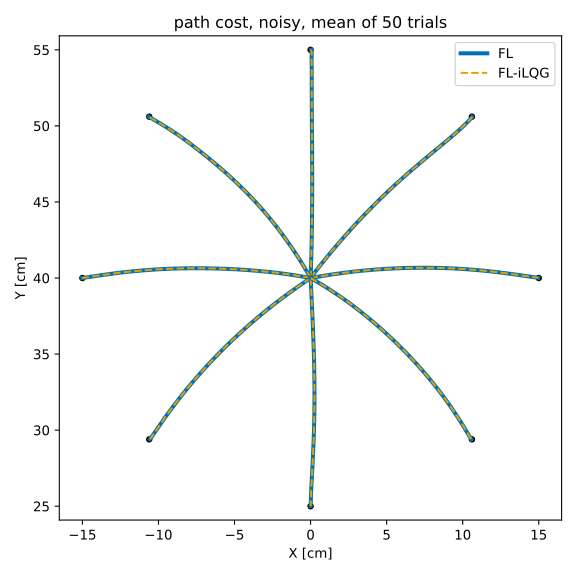

Reproduce this figure in Python.
"""
Check that FL_iLQG_Combined reproduces classical FL on the center-out task.

On the feedback-linearised system the dynamics are linear and the FL cost is
quadratic, so iLQG must:
  1. converge after a single update,
  2. return feedback gains L_k = -L^FL_k and a nominal plan vbar_k = -L^FL_k zbar_k,
  3. hence produce the same trajectories and muscle commands as simulate_FL,
     with and without noise (same random seed).

The figure shows the noisy case, averaged over NUM_TRIALS trials per target.

Parameters are those of the paper figures (Final_Code/common.py).
The figure is saved next to this script, as FL_iLQG_verif.svg.

    python FL_with-iLQG/FL_iLQG_verif.py
    python FL_with-iLQG/FL_iLQG_verif.py --no-plot
"""

import argparse
import sys
from pathlib import Path

REPO_ROOT = Path(__file__).resolve().parent.parent
if str(REPO_ROOT) not in sys.path:
    sys.path.insert(0, str(REPO_ROOT))

import numpy as np
from matplotlib import pyplot as plt

from Controllers.FL import compute_linear_control_gains, compute_path, simulate_FL
from FL_iLQG_Combined import plan_FL_iLQG, simulate_FL_iLQG

# Paper parameters, copied from Final_Code/common.py (not imported: common.py
# pulls in every controller, so any breakage there would break this check).
WP = 20000
WV = 1
WR_FL = 6e-5
MOTOR_NOISE = 5e-4
DELAY = 0.06
START = [0, 40]
WC = 0.1
TAU_PATH = 0.15

MOVEMENT_TIME = 0.4
NUM_ITER = 40
AMPLITUDE = 15
PERCENT = 0.75  # simulate_FL default
NUM_TRIALS = 50  # noisy trials per target averaged in the figure

# Relative tolerances. Both controllers do the same floating point work up to
# the order of the Riccati operations, so differences are at round-off level.
GAIN_RTOL = 1e-8
TRAJ_ATOL_CM = 1e-6
COMMAND_RTOL = 1e-6

CASES = [
    # name, path cost weight, noise, force field
    ("no path cost, noise-free", 0, False, False),
    ("path cost, noise-free", WC, False, False),
    ("path cost, noisy", WC, True, False),
]
NOISY_CASE = CASES[-1]


def common_kwargs(target, wc):
    return dict(
        Duration=MOVEMENT_TIME, w1=WP, w2=WP, w3=WV, w4=WV, r=WR_FL,
        targets=target, starting_point=START, Num_iter=NUM_ITER,
        wp=wc, taupath=TAU_PATH, percent=PERCENT,
    )


def check_plan(target, wc):
    """Compare the iLQG plan with the FL LQR gains. Returns (gain error, plan error, iterations)."""
    kwargs = common_kwargs(target, wc)
    z0, zbar, vbar, L, info = plan_FL_iLQG(**kwargs)

    Qk = compute_path(np.array(START), np.array(target), wc, PERCENT)
    L_FL = compute_linear_control_gains(
        NUM_ITER, MOVEMENT_TIME, Qk, TAU_PATH, motor_cost=WR_FL,
        cost_weights=[WP, WP, WV, WV],
    )
    gain_err = np.max(np.abs(L + L_FL)) / np.max(np.abs(L_FL))
    v_FL = -np.einsum("kij,kj->ki", L_FL, zbar[:-1])
    plan_err = np.max(np.abs(vbar - v_FL)) / np.max(np.abs(v_FL))
    return gain_err, plan_err, info["iterations"], info["converged"]


def run_pair(target, wc, noise, ff, seed):
    """Simulate FL and FL-iLQG from the same random seed."""
    kwargs = common_kwargs(target, wc)
    kwargs.update(Delay=DELAY, Activate_Noise=noise, FF=ff,
                  motornoise_variance=MOTOR_NOISE)
    np.random.seed(seed)
    X1, Y1, x1, u1 = simulate_FL(**kwargs)
    np.random.seed(seed)
    X2, Y2, x2, u2 = simulate_FL_iLQG(**kwargs)
    traj_err = max(np.max(np.abs(X1 - X2)), np.max(np.abs(Y1 - Y2)))
    cmd_err = np.max(np.abs(u1 - u2)) / np.max(np.abs(u1))
    return traj_err, cmd_err, (X1, Y1), (X2, Y2)


def main():
    parser = argparse.ArgumentParser(description=__doc__, formatter_class=argparse.RawDescriptionHelpFormatter)
    parser.add_argument("--no-plot", action="store_true")
    parser.add_argument("--seed", type=int, default=0)
    args = parser.parse_args()

    angles = np.linspace(0, 2 * np.pi, 9)[:-1]
    targets = [[START[0] + AMPLITUDE * np.cos(a), START[1] + AMPLITUDE * np.sin(a)] for a in angles]
    failures = []
    trajectories = {}

    print(f"Center-out, {len(targets)} targets, amplitude {AMPLITUDE} cm, "
          f"T = {MOVEMENT_TIME} s, N = {NUM_ITER}\n")
    header = f"{'case':32s} {'target':>6s} {'iLQG it':>7s} {'gain err':>10s} {'plan err':>10s} {'traj err [cm]':>13s} {'cmd err':>10s}"
    print(header)
    print("-" * len(header))
    for name, wc, noise, ff in CASES:
        for t, target in enumerate(targets):
            gain_err, plan_err, iterations, converged = check_plan(target, wc)
            traj_err, cmd_err, fl, comb = run_pair(target, wc, noise, ff, args.seed + t)
            trajectories[(name, t)] = (fl, comb)
            print(f"{name:32s} {t:6d} {iterations:7d} {gain_err:10.2e} {plan_err:10.2e} {traj_err:13.2e} {cmd_err:10.2e}")

            ok = (
                converged
                and iterations == 1
                and gain_err < GAIN_RTOL
                and plan_err < GAIN_RTOL
                and traj_err < TRAJ_ATOL_CM
                and cmd_err < COMMAND_RTOL
            )
            if not ok:
                failures.append((name, t))

    print()
    if failures:
        print(f"FAILED for {len(failures)} (case, target) pairs: {failures}")
    else:
        print("PASSED: FL-iLQG reproduces classical FL on every target and case "
              "(single iLQG update, identical gains, trajectories and commands).")

    if not args.no_plot:
        name, wc, noise, ff = NOISY_CASE
        print(f"\nAveraging {NUM_TRIALS} noisy trials per target for the figure...")
        # (controller, trial, target, timestep, xy)
        paths = np.zeros((2, NUM_TRIALS, len(targets), NUM_ITER + 1, 2))
        worst = 0.0
        for trial in range(NUM_TRIALS):
            for t, target in enumerate(targets):
                traj_err, _, fl, comb = run_pair(target, wc, noise, ff, args.seed + 1000 * trial + t)
                paths[0, trial, t] = np.array(fl).T
                paths[1, trial, t] = np.array(comb).T
                worst = max(worst, traj_err)
        print(f"Largest FL / FL-iLQG trajectory difference over the {NUM_TRIALS} trials: {worst:.2e} cm")
        if worst > TRAJ_ATOL_CM:
            failures.append(("figure trials", worst))
            print("FAILED: the noisy trials of the figure differ")

        mean = paths.mean(axis=1)
        fig, ax = plt.subplots(figsize=(6, 6))
        for t in range(len(targets)):
            ax.plot(*mean[0, t].T, color="#0072B2", linewidth=3, label="FL" if t == 0 else None)
            ax.plot(*mean[1, t].T, "--", color="#E69F00", linewidth=1.5, label="FL-iLQG" if t == 0 else None)
        ax.scatter(*np.array(targets).T, color="black", s=15)
        ax.set_title(f"{name}, mean of {NUM_TRIALS} trials")
        ax.axis("equal")
        ax.set_xlabel("X [cm]")
        ax.set_ylabel("Y [cm]")
        ax.legend()
        fig.tight_layout()
        out = Path(__file__).resolve().parent / "FL_iLQG_verif.svg"
        fig.savefig(out)
        print(f"Figure saved to {out}")

    return 1 if failures else 0


if __name__ == "__main__":
    sys.exit(main())
